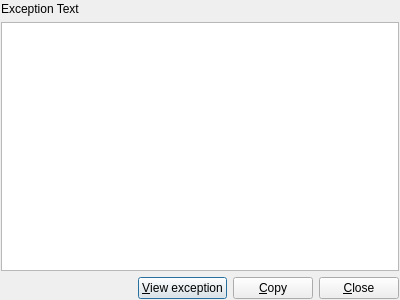
<?xml version="1.0" encoding="UTF-8"?>
<ui version="4.0">
 <class>TracebackDialog</class>
 <widget class="QDialog" name="TracebackDialog">
  <property name="geometry">
   <rect>
    <x>0</x>
    <y>0</y>
    <width>400</width>
    <height>300</height>
   </rect>
  </property>
  <property name="windowTitle">
   <string>Traceback</string>
  </property>
  <layout class="QVBoxLayout" name="verticalLayout">
   <property name="leftMargin">
    <number>1</number>
   </property>
   <property name="topMargin">
    <number>2</number>
   </property>
   <property name="rightMargin">
    <number>1</number>
   </property>
   <property name="bottomMargin">
    <number>1</number>
   </property>
   <item>
    <widget class="QLabel" name="labelTitle">
     <property name="text">
      <string>Exception Text</string>
     </property>
    </widget>
   </item>
   <item>
    <widget class="QPlainTextEdit" name="textStackTrace">
     <property name="sizePolicy">
      <sizepolicy hsizetype="Expanding" vsizetype="Expanding">
       <horstretch>0</horstretch>
       <verstretch>0</verstretch>
      </sizepolicy>
     </property>
     <property name="readOnly">
      <bool>true</bool>
     </property>
    </widget>
   </item>
   <item>
    <layout class="QHBoxLayout" name="horizontalLayout">
     <item>
      <spacer name="horizontalSpacer">
       <property name="orientation">
        <enum>Qt::Horizontal</enum>
       </property>
       <property name="sizeHint" stdset="0">
        <size>
         <width>40</width>
         <height>20</height>
        </size>
       </property>
      </spacer>
     </item>
     <item>
      <widget class="QPushButton" name="pushButton">
       <property name="text">
        <string>&amp;View exception</string>
       </property>
      </widget>
     </item>
     <item>
      <widget class="QPushButton" name="pushCopy">
       <property name="text">
        <string>&amp;Copy</string>
       </property>
       <property name="icon">
        <iconset>
         <normaloff>:/actions/resources/actions/edit-copy.png</normaloff>:/actions/resources/actions/edit-copy.png</iconset>
       </property>
      </widget>
     </item>
     <item>
      <widget class="QPushButton" name="pushClose">
       <property name="text">
        <string>&amp;Close</string>
       </property>
       <property name="icon">
        <iconset>
         <normaloff>:/actions/resources/actions/process-stop.png</normaloff>:/actions/resources/actions/process-stop.png</iconset>
       </property>
      </widget>
     </item>
    </layout>
   </item>
  </layout>
 </widget>
 <resources>
  <include location="../resources.qrc"/>
 </resources>
 <connections>
  <connection>
   <sender>pushClose</sender>
   <signal>clicked()</signal>
   <receiver>TracebackDialog</receiver>
   <slot>reject()</slot>
   <hints>
    <hint type="sourcelabel">
     <x>364</x>
     <y>277</y>
    </hint>
    <hint type="destinationlabel">
     <x>244</x>
     <y>290</y>
    </hint>
   </hints>
  </connection>
 </connections>
</ui>
